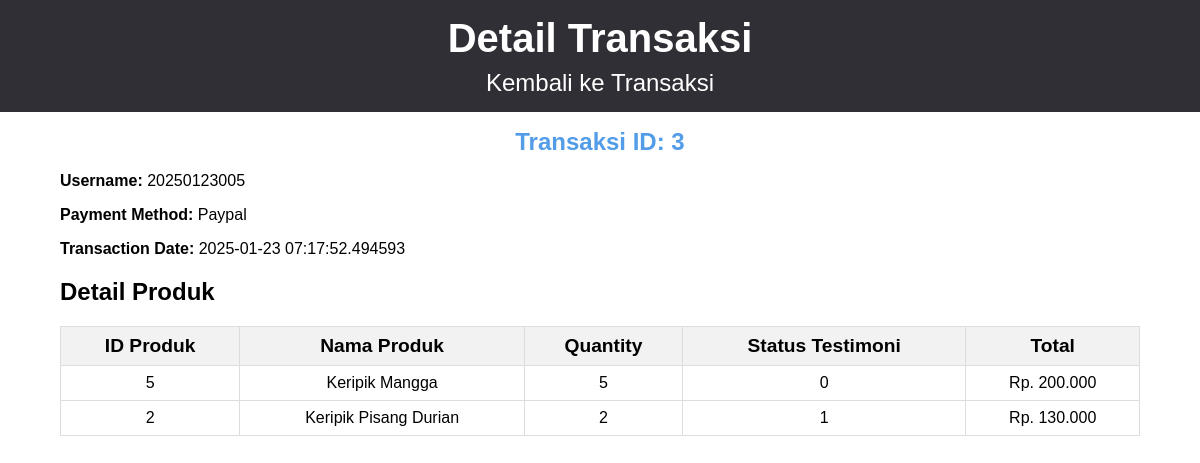
/Admin/ManageTransaksi/detailTransaction.php?id=3, run on the app's committed database.
### tables this page shows
CREATE TABLE `transaction` (
  `id` int(60) NOT NULL,
  `id_user` bigint(60) NOT NULL,
  `payment_method` varchar(60) NOT NULL,
  `transaction_date` timestamp(6) NOT NULL DEFAULT current_timestamp(6)
);

CREATE TABLE `transaction_details` (
  `id` int(60) NOT NULL,
  `transaction_id` int(60) NOT NULL,
  `product_id` int(60) NOT NULL,
  `quantity` int(60) NOT NULL,
  `testi_status` int(2) NOT NULL DEFAULT 0
);

CREATE TABLE `product` (
  `id` int(60) NOT NULL,
  `product_image` varchar(120) NOT NULL DEFAULT '../Asset/dummyImage1.png',
  `product_name` varchar(60) NOT NULL,
  `variant` varchar(60) NOT NULL,
  `price` bigint(60) NOT NULL,
  `product_description` longtext NOT NULL,
  `best_seller` tinyint(1) NOT NULL,
  `new` tinyint(1) NOT NULL
);

### Admin/ManageTransaksi/detailTransaction.php (the view, shortened to what this page needs)
<?php
$connection = getConnection();
$id = $_GET['id'] ?? null;
if ($id) {
    $statement = $connection->prepare("
        SELECT transaction_details.*, product.product_name, product.price
        FROM transaction_details
        JOIN product ON transaction_details.product_id = product.id
        WHERE transaction_details.transaction_id = :id
    ");
    $statement->bindValue(':id', $id, PDO::PARAM_INT);
    $statement->execute();
    $details = $statement->fetchAll(PDO::FETCH_ASSOC);
    $transactionStatement = $connection->prepare("SELECT * FROM transaction WHERE id = :id");
    $transactionStatement->bindValue(':id', $id, PDO::PARAM_INT);
    $transactionStatement->execute();
    $transaction = $transactionStatement->fetch(PDO::FETCH_ASSOC);
} else {
    header("Location: dashboardTransaction.php?message=Invalid transaction ID");
    exit();
}
?>
<!DOCTYPE html>
<html lang="en">
<head>
</head>
<body>
    <header>
        <h1>Detail Transaksi</h1>
        <a href="dashboardTransaction.php">Kembali ke Transaksi</a>
    </header>
    <div class="container">
        <h1 class="main_title">Transaksi ID: <?php echo htmlspecialchars($transaction['id']); ?></h1>
        <p><strong>Username:</strong> <?php echo htmlspecialchars($transaction['id_user']); ?></p>
        <p><strong>Payment Method:</strong> <?php echo htmlspecialchars($transaction['payment_method']); ?></p>
        <p><strong>Transaction Date:</strong> <?php echo htmlspecialchars($transaction['transaction_date']); ?></p>
        <h2>Detail Produk</h2>
        <table>
            <thead>
                <tr>
                    <th>ID Produk</th>
                    <th>Nama Produk</th>
                    <th>Quantity</th>
                    <th>Status Testimoni</th>
                    <th>Total</th>
                </tr>
            </thead>
            <tbody>
                <?php
                foreach ($details as $detail) {
                    $totalPrice = $detail['quantity'] * $detail['price'];
                    $totalPriceFormatted = number_format($totalPrice, 0, ',', '.');
                ?>
                    <tr>
                        <td><?php echo htmlspecialchars($detail['product_id']); ?></td>
                        <td><?php echo htmlspecialchars($detail['product_name']); ?></td>
                        <td><?php echo htmlspecialchars($detail['quantity']); ?></td>
                        <td><?php echo htmlspecialchars($detail['testi_status']); ?></td>
                        <td><?php echo "Rp. " . $totalPriceFormatted; ?></td>
                    </tr>
                <?php
                }
                ?>
            </tbody>
        </table>
    </div>
</body>
</html>

### Admin/ManageTransaksi/detailTransaction.php (style rules this page uses)
* { font-family: "Poppins", Arial, Helvetica, sans-serif; }
body { margin: 0; padding: 0; width: 100%; height: fit-content; overflow-x: hidden; box-sizing: border-box; }
header { width: 100%; height: 5em; background-color: #2f2f35; text-align: center; padding: 1em 0; }
header h1 { color: #ffffff; margin: 0; font-size: 2.5rem; }
header a { display: inline-block; margin-top: 0.5rem; color: #ffffff; text-decoration: none; font-size: 1.5rem; transition: color 0.3s; }
.container { width: 90vmax; position: relative; margin: 0 auto; }
.main_title { color: #529ce8; font-size: 1.5rem; text-align: center; margin-bottom: 1rem; }
table { width: 100%; border-collapse: collapse; }
th, tr, td { padding: 0.5rem; text-align: center; border: 1px solid #ddd; }
th { font-size: 1.2rem; background-color: #f2f2f2; }
td { font-size: 1rem; }

### data on the page
transaction: id "3", id_user "20250123005", payment_method "Paypal", transaction_date "2025-01-23 07:17:52.494593"
transaction_details: product "5", product.product_name "Keripik Mangga", quantity "5", testi_status "0", quantity.price "200.000"
transaction_details: product "2", product.product_name "Keripik Pisang Durian", quantity "2", testi_status "1", quantity.price "130.000"
